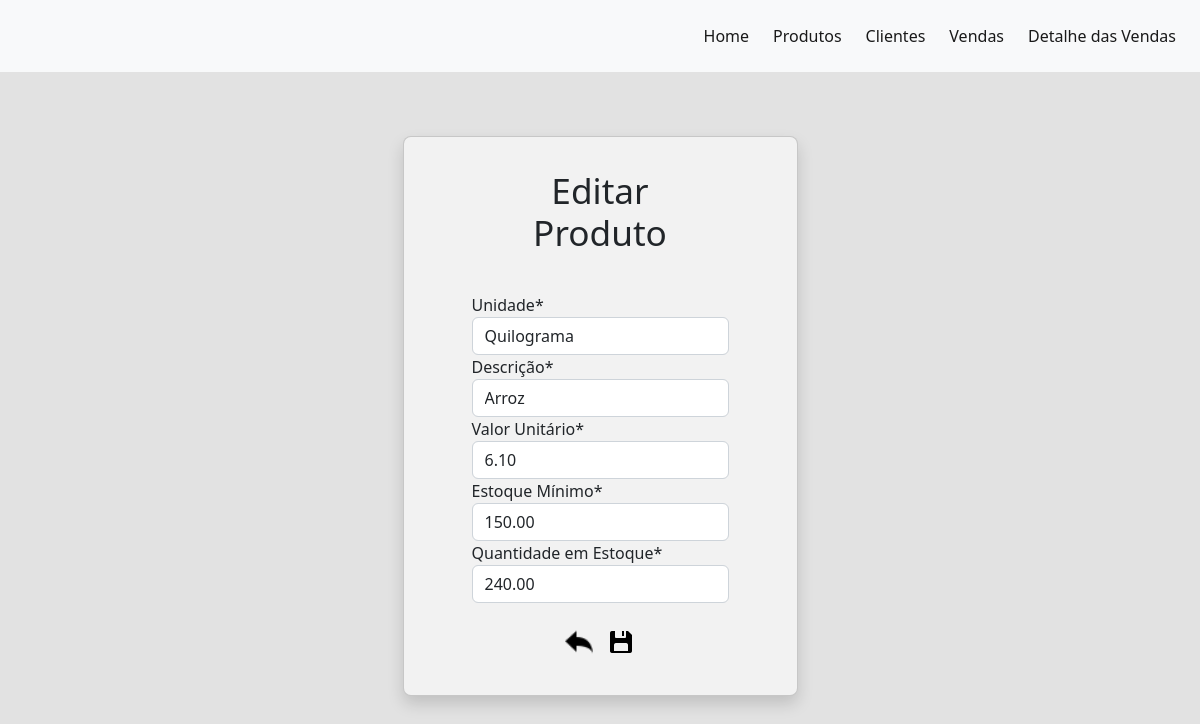
Page /produtos/edit/1/ on the committed database.
### apps/produtos/models.py (models this page shows, shortened)
class Produto(models.Model):
    cod_produto = models.AutoField(primary_key=True)
    unidade = models.CharField(max_length=30, choices=ESCOLHAS_UNIDADE)
    descricao = models.CharField(max_length=100)
    valor_unitario = models.DecimalField(max_digits=10, decimal_places=2)
    estoque_minimo = models.DecimalField(max_digits=10, decimal_places=2)
    quantidade_estoque = models.DecimalField(max_digits=10, decimal_places=2)

### apps/produtos/views.py (the view)
# urls.py: path('edit/<int:pk>/', produto_edit, name='produto_edit'),
def produto_edit(request, pk):
    data = {'db': Produto.objects.get(pk=pk)}
    data['form'] = ProdutoForm(instance=data['db'])
    return render(request, 'produtos/form.html', data)

### apps/produtos/forms.py
class ProdutoForm(forms.ModelForm):
    class Meta:
        model = Produto
        fields = ['unidade', 'descricao', 'valor_unitario', 'estoque_minimo', 'quantidade_estoque', ]
        labels = {'unidade': 'Unidade', 'descricao': 'Descrição', 'valor_unitario': 'Valor Unitário',
                  'estoque_minimo': 'Estoque Mínimo', 'quantidade_estoque': 'Quantidade em Estoque', }

### templates/produtos/form.html (shortened to what this page needs)
{% extends 'model/base.html' %}
{% block content %}
    <div class="fixed-top" id="result"></div>
    {% load static %}
    <div class="body-cards">
        <div class="card shadow">
            {% url 'produto_form' as Add %}
            {% if request.path == Add %}
                <div class="col-8 mb-2 text-center">
                    <h1>Adicionar Produto</h1>
                </div>
            {% else %}
                <div class="col-8 mb-2 text-center">
                    <h1>Editar Produto</h1>
                </div>
            {% endif %}
            <div class="text-left">
                <form name="form" id="form"
                      action="{% if db %}{% url 'produto_update' pk=db.cod_produto %}{% else %}{% url 'produto_create' %}{% endif %}"
                      method="post">
                    <div class="row m-4">
                        <div class="col">
                            {% load crispy_forms_tags %}
                            {{ form|crispy }}
                        </div>
                    </div>
                    <div class="text-center">
                        <a href="{% url 'produto_lista' %}" class="icon me-2">
                            <img src="{% static 'image/arrow.png' %}" title="Voltar" alt="Voltar">
                        </a>
                        <input type="image" class="icon" title="Salvar" value="Salvar"
                               src="{% static 'image/save.png' %}" alt="Salvar">
                    </div>
                </form>
            </div>
        </div>
    </div>
{% endblock %}

### static/css/styles.css (style rules this page uses)
* { margin: 0; padding: 0; }
body { margin: 0; padding: 0; background-color: #e2e2e2; }
h1 { font-size: 2.2rem; font-weight: 300; }
a { text-decoration: none; }
.icon img { width: 30px; vertical-align: baseline; }
.body-cards { display: flex; justify-content: center; align-items: center; min-height: 80vh; width: 100vw; overflow: hidden; overflow-y: auto; margin: 0; }
.card { display: flex; flex-direction: column; align-items: center; background-color: #f2f2f2; padding: 2rem; border-radius: 8px; min-width: 330px; }
#result { margin-top: 90px; margin-right: 40px; margin-left: auto; width: 220px; height: 80px; }

### rows in the picture
Produto: unidade "Quilograma", descricao "Arroz", valor_unitario "6.10", estoque_minimo "150.00", quantidade_estoque "240.00"
